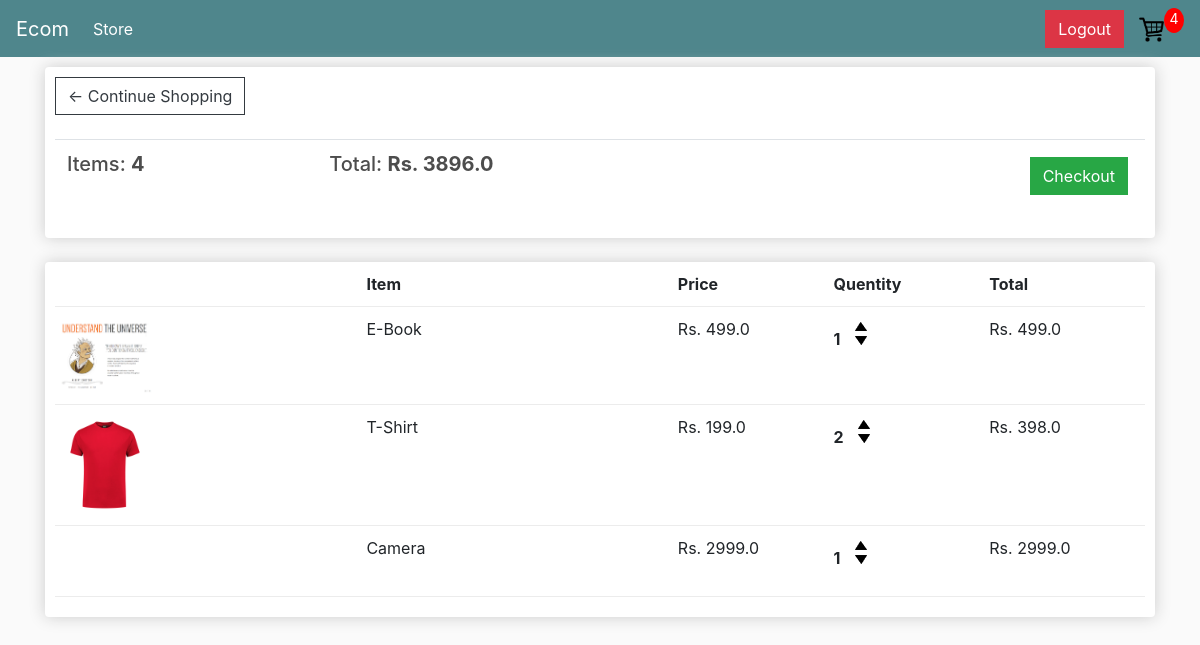
/cart/ (signed in), run on an earlier commit of the app's database.
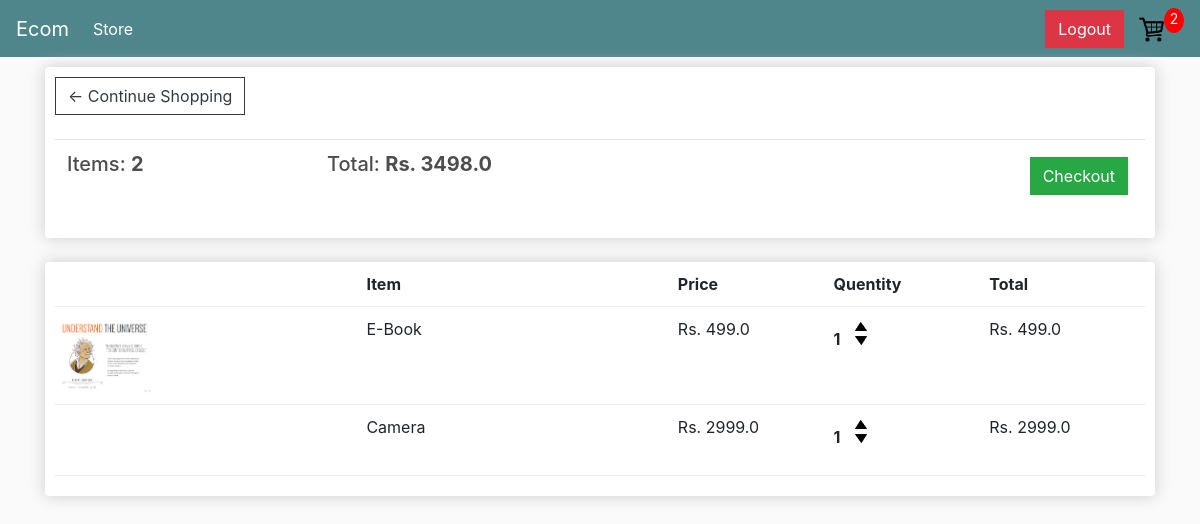
And on a later commit of the database.
### store/models.py (models this page shows, shortened)
class Order(models.Model):
    customer = models.ForeignKey(Customer, on_delete=models.SET_NULL, null=True, blank=True)
    date_ordered = models.DateTimeField(auto_now_add=True)
    complete = models.BooleanField(default=False, null=True, blank=False)
    transaction_id = models.CharField(max_length=200, null=True)
    @property
    def get_cart_total(self):
        orderitems = self.orderitem_set.all()
        total_price = sum([item.get_total for item in orderitems])
        return total_price
    @property
    def get_cart_items(self):
        orderitems = self.orderitem_set.all()
        total_items = sum([item.quantity for item in orderitems])
        return total_items

class OrderItem(models.Model):
    product = models.ForeignKey(Product, on_delete=models.SET_NULL, null=True, blank=True)
    order = models.ForeignKey(Order, on_delete=models.SET_NULL, null=True, blank=True)
    quantity = models.IntegerField(default=0, null=True, blank=True)
    date_added = models.DateTimeField(auto_now_add=True)
    @property
    def get_total(self):
        total = self.quantity * self.product.price
        return total

class Product(models.Model):
    name = models.CharField(max_length=200)
    price = models.FloatField()
    digital = models.BooleanField(default=False, null=True, blank=False)
    image = models.ImageField(null=True, blank=True)
    @property
    def imageURL(self):
        try:
            return self.image.url
        except:
            return ''

### store/views.py (the view)
# urls.py: path('cart/', views.cart, name='cart'),
def cart(request):
    if request.user.is_authenticated:
        customer = request.user.customer
        order, created = Order.objects.get_or_create(customer=customer, complete=False)
        items = order.orderitem_set.all()
        cartItems = order.get_cart_items
    else:
        items = []
        order = {'get_cart_total': 0, 'get_cart_items': 0, 'shipping':False}
        cartItems = order['get_cart_items']
    context = {'items': items, 'order': order,'cartItems': cartItems}
    return render(request, 'store/cart.html', context)

### store/templates/store/cart.html
{% extends "store/main.html" %}
{% load static %}
{% block content %}
    <div class="row">
        <div class="col-lg-12">
            <div class="box-element">
                <a class="btn btn-outline-dark" href="{% url 'store' %}">&#x2190; Continue Shopping</a>
                <br>
                <br>
                <table class="table">
                    <tr>
                        <th><h5>Items: <strong>{{order.get_cart_items}}</strong></h5></th>
                        <th><h5>Total: <strong>Rs. {{order.get_cart_total}}</strong></h5></th>
                        <th>
                            <a style="float: right; margin: 5px" class="btn btn-success" href="{% url 'checkout' %}">Checkout</a>
                        </th>
                    </tr>
                </table>
            </div>
            <br>
            <div class="box-element">
                <div class="cart-row">
                    <div style="flex:2"></div>
                    <div style="flex:2"><strong>Item</strong></div>
                    <div style="flex:1"><strong>Price</strong></div>
                    <div style="flex:1"><strong>Quentity</strong></div>
                    <div style="flex:1"><strong>Total</strong></div>
                </div>
                {% for item in items %}
                <div class="cart-row">
                    <div style="flex:2"><img class="row-image" src="{{item.product.imageURL}}" alt=""></div>
                    <div style="flex:2">{{item.product.name}}</div>
                    <div style="flex:1">Rs. {{item.product.price}}</div>
                    <div style="flex:1">
                        <p class="quantity">{{item.quantity}}</p>
						<div class="quantity">
							<img data-product={{item.product.id}} data-action="add" class="chg-quantity update-cart" src="{% static  'images/arrow-up.png' %}">
							<img data-product={{item.product.id}} data-action="remove" class="chg-quantity update-cart" src="{% static  'images/arrow-down.png' %}">
						</div>
                    </div>
                    <div style="flex:1">Rs. {{item.get_total}}</div>
                </div>
                {% endfor %}
            </div>
        </div>
    </div>
{% endblock %}

What changed in the data, as far as the page shows it:
removed OrderItem: product.imageURL (picture), product.name "T-Shirt", product.price "199.0", quantity "2", get_total "398.0"
computed for Order: get_cart_items "4" → "2"; get_cart_total "3896.0" → "3498.0"
Also different on the page:
{{ cartItems }}: "4" → "2"
